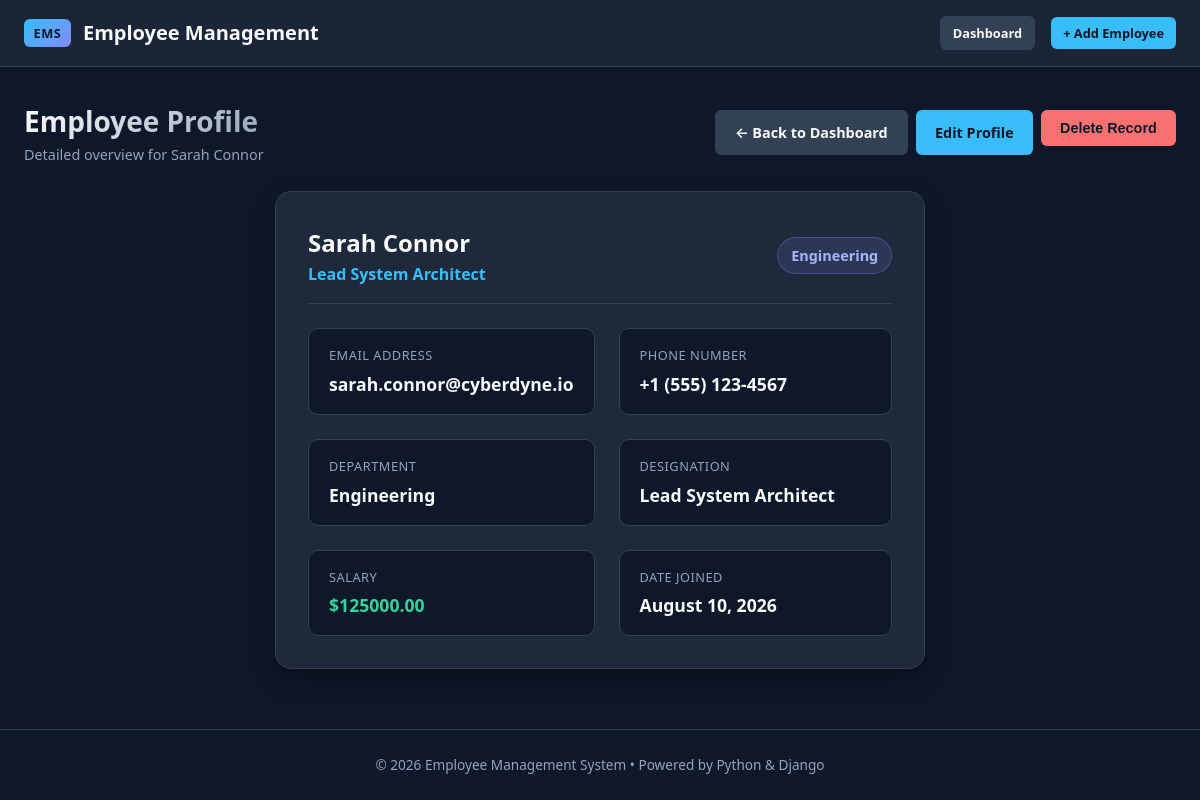
/1/, run on the app's committed database.
### employees/models.py (models this page shows, shortened)
class Employee(models.Model):
    name = models.CharField(max_length=100)
    email = models.EmailField(unique=True)
    phone = models.CharField(max_length=20)
    department = models.CharField(max_length=100)
    designation = models.CharField(max_length=100)
    salary = models.DecimalField(max_digits=10, decimal_places=2)
    date_joined = models.DateField(auto_now_add=True)
    class Meta:
        ordering = ['-date_joined']

### employees/views.py (the view)
# urls.py: path('<int:pk>/', views.employee_detail, name='employee_detail'),
def employee_detail(request, pk):
    employee = get_object_or_404(Employee, pk=pk)
    return render(request, 'employee_detail.html', {'employee': employee})

### templates/employee_detail.html (shortened to what this page needs)
{% extends 'base.html' %}
{% block content %}
<div class="page-header">
  <div class="page-title">
    <h1>Employee Profile</h1>
    <p>Detailed overview for {{ employee.name }}</p>
  </div>
  <div class="action-group">
    <a href="{% url 'employee_list' %}" class="btn btn-secondary">&larr; Back to Dashboard</a>
    <a href="{% url 'employee_update' employee.pk %}" class="btn btn-primary">Edit Profile</a>
    <form method="POST" action="{% url 'employee_delete' employee.pk %}" style="display: inline;" onsubmit="return confirm('Are you sure you want to delete employee &quot;{{ employee.name|escapejs }}&quot;? This action cannot be undone.');">
      <button type="submit" class="btn btn-danger">Delete Record</button>
    </form>
  </div>
</div>
<div class="detail-card">
  <div style="display: flex; align-items: center; justify-content: space-between; border-bottom: 1px solid var(--border-color); padding-bottom: 1rem; margin-bottom: 1.5rem;">
    <div>
      <h2 style="font-size: 1.5rem; color: var(--text-main);">{{ employee.name }}</h2>
      <p style="color: var(--primary-accent); font-weight: 600;">{{ employee.designation }}</p>
    </div>
    <span class="badge badge-dept" style="font-size: 0.9rem; padding: 0.4rem 0.8rem;">{{ employee.department }}</span>
  </div>
  <div class="detail-grid">
    <div class="detail-item">
      <div class="detail-label">Email Address</div>
      <div class="detail-value">{{ employee.email }}</div>
    </div>
    <div class="detail-item">
      <div class="detail-label">Phone Number</div>
      <div class="detail-value">{{ employee.phone }}</div>
    </div>
    <div class="detail-item">
      <div class="detail-label">Department</div>
      <div class="detail-value">{{ employee.department }}</div>
    </div>
    <div class="detail-item">
      <div class="detail-label">Designation</div>
      <div class="detail-value">{{ employee.designation }}</div>
    </div>
    <div class="detail-item">
      <div class="detail-label">Salary</div>
      <div class="detail-value" style="color: var(--success-color);">${{ employee.salary|floatformat:2 }}</div>
    </div>
    <div class="detail-item">
      <div class="detail-label">Date Joined</div>
      <div class="detail-value">{{ employee.date_joined|date:"F d, Y" }}</div>
    </div>
  </div>
</div>
{% endblock %}

### static/css/style.css (style rules this page uses)
:root { --bg-primary: #0f172a; --bg-surface: #1e293b; --bg-surface-elevated: #334155; --border-color: #334155; --text-main: #f8fafc; --text-muted: #94a3b8; --primary-accent: #38bdf8; --primary-hover: #0284c7; --secondary-accent: #818cf8; --success-color: #34d399; --warning-color: #fbbf24; --danger-color: #f87171; --danger-hover: #dc2626; --shadow-sm: 0 1px 3px rgba(0, 0, 0, 0.3); --shadow-lg: 0 10px 25px -5px rgba(0, 0, 0, 0.5); --radius-sm: 6px; --radius-md: 10px; --radius-lg: 16px; --font-family: system-ui, -apple-system, BlinkMacSystemFont, 'Segoe UI', Roboto, Oxygen, Ubuntu, Cantarell, sans-serif; }
* { margin: 0; padding: 0; box-sizing: border-box; }
body { font-family: var(--font-family); background-color: var(--bg-primary); color: var(--text-main); line-height: 1.6; min-height: 100vh; display: flex; flex-direction: column; }
.page-header { display: flex; justify-content: space-between; align-items: center; margin-bottom: 1.5rem; flex-wrap: wrap; gap: 1rem; }
.page-title h1 { font-size: 1.75rem; font-weight: 700; background: linear-gradient(135deg, #ffffff, var(--text-muted)); -webkit-background-clip: text; -webkit-text-fill-color: transparent; }
.page-title p { color: var(--text-muted); font-size: 0.9rem; }
.badge { display: inline-block; padding: 0.2rem 0.6rem; border-radius: 9999px; font-size: 0.75rem; font-weight: 600; background-color: var(--bg-surface-elevated); color: var(--text-main); border: 1px solid var(--border-color); }
.badge-dept { background-color: rgba(129, 140, 248, 0.15); color: #a5b4fc; border-color: rgba(129, 140, 248, 0.3); }
.btn { display: inline-flex; align-items: center; gap: 0.5rem; padding: 0.6rem 1.2rem; border-radius: var(--radius-sm); font-size: 0.9rem; font-weight: 600; text-decoration: none; cursor: pointer; border: none; transition: background-color 0.2s ease, transform 0.1s ease, box-shadow 0.2s ease; }
.btn-primary { background-color: var(--primary-accent); color: #0f172a; }
.btn-secondary { background-color: var(--bg-surface-elevated); color: var(--text-main); border: 1px solid var(--border-color); }
.btn-danger { background-color: var(--danger-color); color: #0f172a; }
.action-group { display: flex; gap: 0.5rem; }
.form-card, .detail-card { background-color: var(--bg-surface); border: 1px solid var(--border-color); border-radius: var(--radius-lg); padding: 2rem; max-width: 650px; margin: 0 auto; box-shadow: var(--shadow-lg); }
.detail-grid { display: grid; grid-template-columns: repeat(2, 1fr); gap: 1.5rem; margin-top: 1.5rem; }
.detail-item { background-color: var(--bg-primary); padding: 1rem 1.25rem; border-radius: var(--radius-md); border: 1px solid var(--border-color); }
.detail-label { font-size: 0.8rem; color: var(--text-muted); text-transform: uppercase; letter-spacing: 0.5px; }
.detail-value { font-size: 1.1rem; font-weight: 600; margin-top: 0.25rem; }

### data on the page
Employee: name "Sarah Connor", designation "Lead System Architect", department "Engineering", email "sarah.connor@cyberdyne.io", phone "+1 (555) 123-4567", salary "125000.00", date_joined "August 10, 2026"
